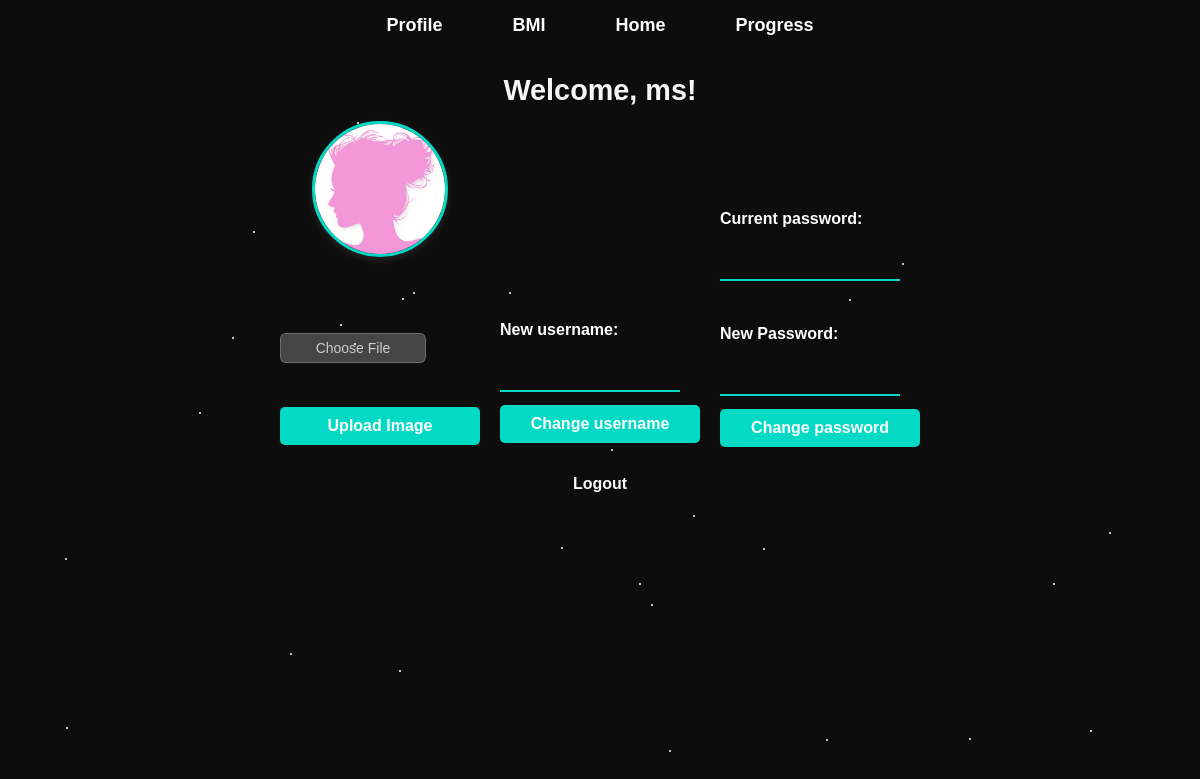
/profile (signed in), run on the app's committed database.
### tables this page shows
CREATE TABLE users (
            id INTEGER PRIMARY KEY AUTOINCREMENT,
            username TEXT UNIQUE,
            password_hash TEXT  
        , profile_image TEXT DEFAULT NULL);

### app.py (the view)
@app.route('/profile')
def user_profile():
    user_id = session.get('user_id')
    if not user_id:
        return redirect(url_for('login'))
    user = get_user_by_id(user_id)
    if not user:
        return "User not found", 404
    profile_image = get_profile_image(user_id)
    return render_template('profile.html', username=user[1], profile_image=profile_image)

### database.py (called while the page is built)
def connect_user_db():
    return sqlite3.connect('instance/users.db')

def get_user_by_id(user_id):
    conn = connect_user_db()
    cursor = conn.cursor()
    cursor.execute('SELECT * FROM users WHERE id = ?', (user_id,))
    user = cursor.fetchone()
    conn.close()
    return user

def get_profile_image(user_id):
    conn = connect_user_db()
    cursor = conn.cursor()
    cursor.execute('SELECT profile_image FROM users WHERE id = ?', (user_id,))
    profile_image = cursor.fetchone()
    conn.close()
    return profile_image[0] if profile_image else None

### templates/profile.html (shortened to what this page needs)
<!DOCTYPE html>
<html lang="en">
<head>
    <link rel="stylesheet" href="{{ url_for('static', filename='css/profile.css') }}">
</head>
<body>
    <nav class="menu">
        <ul>
            <li><a href="/profile">Profile</a></li>
            <li><a href="/bmi">BMI</a></li>
            <li><a href="/home">Home</a></li>
            <li><a href="/progress">Progress</a></li>
        </ul>
    </nav>
    <div class="container">
        <div class="profile-container">
            <h2>Welcome, {{ username }}!</h2>
            <div class="profile-row">
                <div class="profile-column">
                    {% if profile_image %}
                        <div class="profile-picture">
                            <img src="{{ url_for('static', filename='uploads/' + profile_image) }}" alt="Profile Picture" class="profile-img">
                        </div>
                    {% else %}
                        <p>No profile picture uploaded.</p>
                    {% endif %}
                    <br><br><br><br>
                    <form action="{{ url_for('upload_profile_image') }}" method="POST" enctype="multipart/form-data">
                        <label for="profile_image" class="custom-file-upload">Choose File</label> <br>
                        <button type="submit">Upload Image</button>
                    </form>
                </div>
                <div class="profile-column">
                    <br><br><br><br><br><br><br><br><br><br><br>
                    <form method="POST" action="{{ url_for('change_username') }}">
                        <label for="new_username">New username:</label>
                        <input type="text" id="new_username" name="new_username" required>
                        <button type="submit">Change username</button>
                    </form>
                </div>
                <div class="profile-column">
                    <br><br><br><br><br>
                    <form method="POST" action="{{ url_for('auth.change_password') }}" id="change-password-form">
                        <label for="current_password">Current password:</label>
                        <input type="password" id="current_password" name="current_password" required>
                        <br>
                        <label for="new_password">New Password:</label>
                        <input type="password" id="new_password" name="new_password" required>
                        <button type="submit">Change password</button>
                    </form>
                </div>
            </div>
            <br>
            <div class="profile-actions">
                <a href="{{ url_for('logout') }}" class="action-link">Logout</a>
            </div>
        </div>
    </div>
</body>
</html>

### static/css/profile.css (style rules this page uses)
body { font-family: 'Poppins', sans-serif; background: #0d0d0d; color: #ffffff; margin: 0; padding: 0; display: flex; flex-direction: column; align-items: center; justify-content: center; min-height: 50vh; text-align: center; }
h1, h2 { font-size: 1.8em; margin-bottom: 13px; color: #f4f7f6; }
form { display: flex; flex-direction: column; gap: 13px; width: 100%; max-width: 450px; }
label { font-size: 1em; font-weight: 600; color: #ffffff; text-align: left; width: 100%; }
input[type="text"], input[type="password"], input[type="file"] { padding: 12px; border: none; border-bottom: 2px solid #03dac6; background: transparent; color: #ffffff; font-size: 1em; width: 100%; text-align: center; transition: border-color 0.3s; }
button { background-color: #03dac6; border: none; padding: 10px 20px; border-radius: 5px; font-size: 16px; color: #ffffff; cursor: pointer; transition: background 0.3s, transform 0.2s; font-weight: bold; min-width: 40%; text-align: center; }
.menu { background-color: #0d0d0d; padding: 15px 0; width: 100%; position: fixed; top: 0; left: 0; z-index: 1000; transition: top 0.3s; }
.menu ul { list-style-type: none; padding: 0; margin: 0; display: flex; justify-content: center; }
.menu ul li { margin: 0 20px; }
.menu ul li a { text-decoration: none; color: #ffffff; font-size: 18px; font-weight: bold; padding: 10px 15px; border-radius: 5px; position: relative; transition: color 0.3s ease-in-out; }
.menu ul li a::after { content: ""; display: block; height: 2px; width: 0; background: #03dac6; transition: width 0.3s ease-in-out; position: absolute; left: 0; bottom: -3px; }
.custom-file-upload { display: inline-block; padding: 6px 12px; background-color: rgba(200, 200, 200, 0.3); color: #ccc; font-size: 14px; font-weight: 500; border-radius: 6px; cursor: pointer; border: 1px solid rgba(150, 150, 150, 0.5); transition: background 0.2s ease-in-out, border 0.2s ease-in-out; width: 120px; text-align: center; }
.profile-picture img { width: 130px; height: 130px; border-radius: 50%; border: 3px solid #03dac6; box-shadow: 0 3px 8px rgba(255, 255, 255, 0.1); transition: transform 0.3s ease-in-out; }
.profile-actions a { color: #f7f8f8; font-size: 16px; text-decoration: none; margin: 10px; display: inline-block; transition: color 0.3s ease; }
.profile-container { display: flex; flex-direction: column; align-items: center; justify-content: center; width: 100%; max-width: 800px; color: #ffffff; margin-top: 50px; }
.profile-row { display: flex; justify-content: space-between; align-items: center; width: 100%; gap: 20px; }
.profile-column { flex: 1; display: flex; flex-direction: column; align-items: center; text-align: center; }
.profile-column input { width: 80%; padding: 10px; border: none; border-bottom: 2px solid #03dac6; background: transparent; color: #ffffff; font-size: 1em; text-align: center; transition: border-color 0.3s; }
.profile-picture img { width: 130px; height: 130px; border-radius: 50%; border: 3px solid #03dac6; box-shadow: 0 3px 8px rgba(255, 255, 255, 0.1); transition: transform 0.3s; }
.action-link { font-size: 18px; font-weight: bold; color: #ffffff; }

### data on the page
users: username "ms", profile_image (picture)
